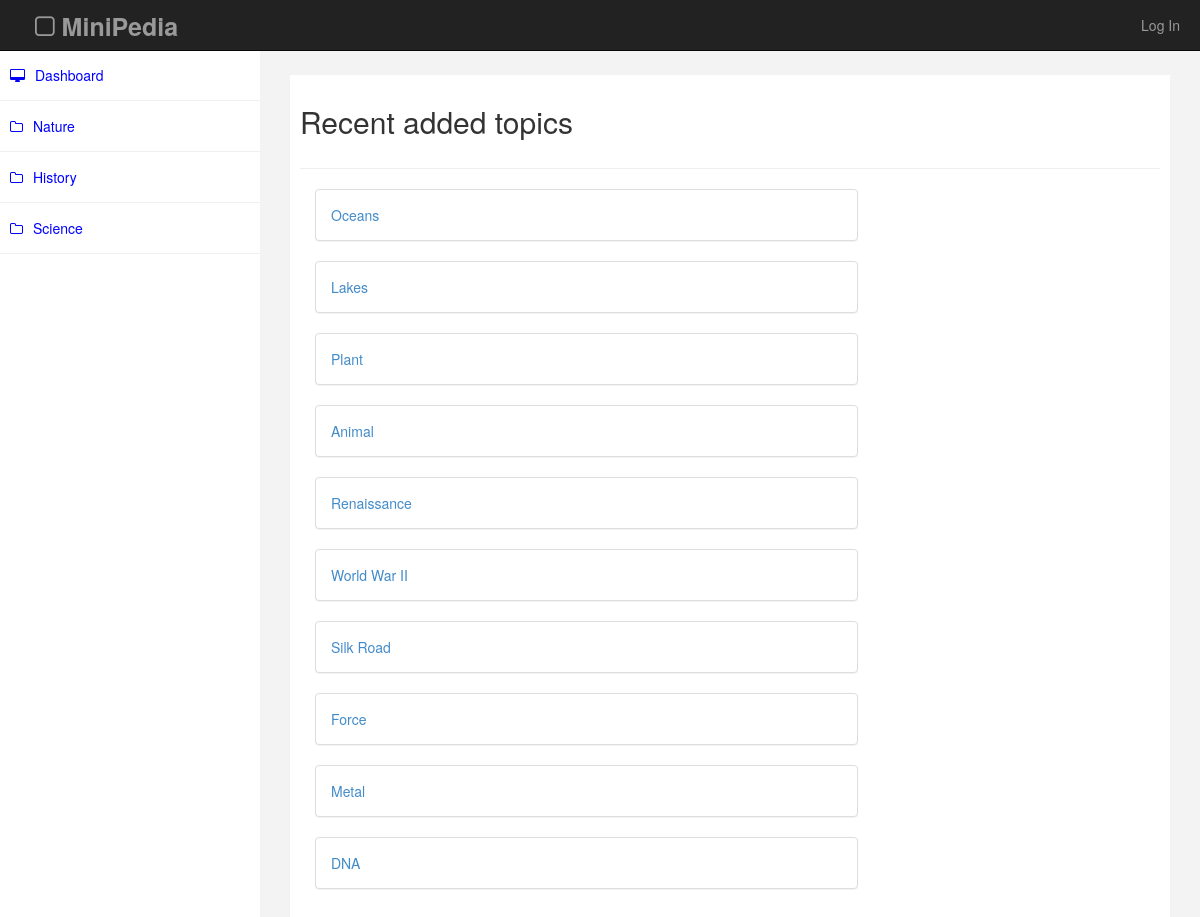
The page / on the database its author committed.
### database_setup.py (models this page shows, shortened)
class Category(Base):
    __tablename__ = 'category'
    id = Column(Integer, primary_key=True)
    name = Column(String(250), nullable=False)
    user_id = Column(Integer, ForeignKey('user.id'))
    user = relationship(User)

class CategoryItem(Base):
    __tablename__ = 'category_item'
    id = Column(Integer, primary_key=True)
    name = Column(String(80), nullable=False)
    description = Column(String(250))
    category_id = Column(Integer, ForeignKey('category.id'))
    category = relationship(Category)
    user_id = Column(Integer, ForeignKey('user.id'))
    user = relationship(User)

### project.py (the view)
@app.route('/')
def catalog():
    categories = session.query(Category)
    items = []
    for i in session.query(CategoryItem).order_by(CategoryItem.id):
        items.append(i)
    limit = len(items) if len(items) < HOME_ITEM_COUNT else HOME_ITEM_COUNT
    items = items[0:limit]
    return render_template(
        'index.html', categories=categories, items=items, sesson=login_session)

### templates/index.html (shortened to what this page needs)
<html>
<head>
  <link href="{{ url_for('static', filename='css/custom.css')}}" rel="stylesheet" />
  <link href="{{ url_for('static', filename='css/font-awesome.css')}}" rel="stylesheet" />
  <link href="{{ url_for('static', filename='css/bootstrap.css')}}" rel="stylesheet" />
</head>
<body>
  <div id="wrapper">
    <div class="navbar navbar-inverse navbar-fixed-top">
      <div class="adjust-nav">
        <div class="navbar-header">
          <a class="navbar-brand" href="{{url_for('catalog')}}"><i class="fa fa-square-o "></i>&nbsp;MiniPedia</a>
        </div>
        <div class="navbar-collapse collapse">
          {% if 'username' in session %}
          <ul class="nav navbar-nav navbar-right">
            <li><a href="{{url_for('gdisconnect')}}">Log Out</a></li>
          </ul>
          {% else %}
          <ul class="nav navbar-nav navbar-right">
            <li><a href="{{url_for('showLogin')}}">Log In</a></li>
          </ul>
          {% endif %}
        </div>
      </div>
    </div>
    <nav class="navbar-default navbar-side" role="navigation">
      <div class="sidebar-collapse">
        <ul class="nav" id="main-menu">
          <li>
            <a href="{{url_for('catalog')}}"><i class="fa fa-desktop "></i>Dashboard</a>
          </li>
          {% for i in categories %}
          <li>
            <a href="{{url_for('categoryItems', name=i.name)}}"><i class="fa fa-folder-o" aria-hidden="true"></i>{{i.name}}</a>
          </li>
          {% endfor %}
        </ul>
      </div>
    </nav>
    <div id="page-wrapper">
      <div id="page-inner">
        <div class="row">
          <div class="col-md-12">
            <h2>Recent added topics</h2>
          </div>
        </div>
        <hr />
        <div class="col-md-8">
          {% for i in items %}
          <div class="panel panel-default">
            <div class="panel-body">
              <a href="{{url_for('showItem', category_id=i.category_id, itemname=i.name)}}">{{i.name}}</a>
            </div>
          </div>
          {% endfor %}
        </div>
      </div>
    </div>
  </div>
</body>
</html>

### static/css/custom.css (style rules this page uses)
body { font-family: 'Open Sans', sans-serif; }
#wrapper { width: 100%; margin-top:50px; }
#page-wrapper { padding: 15px 15px; min-height: 600px; background:#F3F3F3; }
#page-inner { width:100%; margin:10px 20px 10px 0px; background-color:#fff!important; padding:10px; min-height:1200px; }
.navbar-inverse .navbar-nav > li > a { color: #06F; }
.sidebar-collapse , .sidebar-collapse .nav { background:none; }
.sidebar-collapse .nav { padding:0; }
.sidebar-collapse .nav > li > a { background: #FFFFFF; text-shadow: none; color:#0000FF; }
.sidebar-collapse > .nav > li > a { padding:15px 10px; }
.sidebar-collapse > .nav > li { border-bottom: 1px solid rgba(240, 240, 240, 1) !important; }
.navbar-side { border:none; background-color: #202020; }
.navbar-inverse { background-color: #f3f3f3; border-color: #D3D3D3; }
.navbar-default { border:0px solid #DDDDDD; }
.nav > li > a > i { margin-right:10px; }
.navbar-inverse .navbar-brand { color: #000000; font-size: 25px; font-weight: 900; }
.adjust-nav { padding-left:20px;padding-right:20px; }
.panel { border-radius: 0px; -webkit-border-radius: 0px; -moz-border-radius: 0px; }
@media (min-width:768px) { #page-wrapper { margin: 0 0 0 260px; padding: 15px 30px; min-height: 1200px; } }
@media (min-width:768px) { .navbar-side { z-index: 1; position: absolute; width: 260px; } }
@media (min-width:768px) { .navbar { border-radius: 0px; } }

### rows shown on the page
Category: name "Nature"
Category: name "History"
Category: name "Science"
CategoryItem: name "Oceans"
CategoryItem: name "Lakes"
CategoryItem: name "Plant"
CategoryItem: name "Animal"
CategoryItem: name "Renaissance"
CategoryItem: name "World War II"
CategoryItem: name "Silk Road"
CategoryItem: name "Force"
CategoryItem: name "Metal"
CategoryItem: name "DNA"
